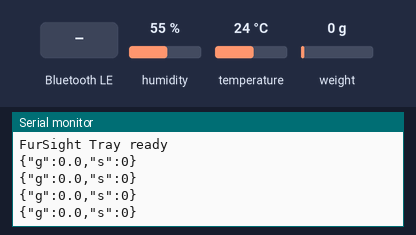
A sketch run on a simulated ESP32. Shown: the last lines printed to the serial monitor. The inputs (shaded band) are chosen by the test bench; at power-on: weight on the scale 0 g, humidity 55 %, temperature 24 °C. EEPROM starts erased; nothing arrives over Bluetooth unless stated; a phone connects over Bluetooth LE 3 s after start.

Above: at 3.7 s.
3.8 s: Bluetooth LE write "cal:1000" received
At 6.18 s:
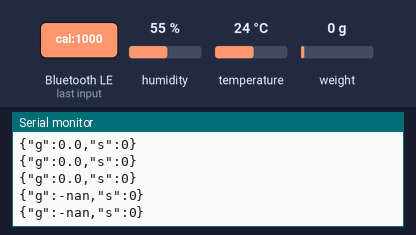
7.7 s: weight on the scale set to 100 g
At 7.93 s:
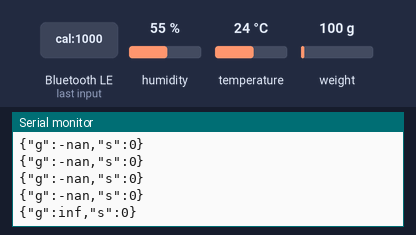
9.7 s: humidity set to 22 %
At 10.2 s:
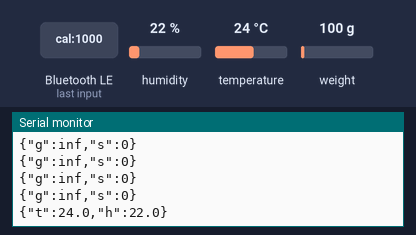

The sketch:

tray.ino
```cpp
// FurSight Tray: the litter tray's scale and climate sensor, on an ESP32.
//
// Four load cells under the tray feed an HX711; an SHT31 reads the air by his tray. The ESP32 shares both over
// Bluetooth LE, and the FurSight Tray page (Chrome on the pet cam computer) connects to it, spots visits, and logs
// them to his diary. The page does the thinking; this just measures, honestly and steadily.
//
// Bluetooth service (UUIDs below):
//   weight   notify, read  {"g":4521.3,"s":1}   grams on the tray (after zeroing), s = 1 when the reading is steady
//   climate  notify, read  {"t":22.4,"h":48.1}  °C and % humidity, every 10 s
//   command  write         "tare"               zero the scale (with the empty tray and litter on it)
//                          "cal:1000"           a known 1000 g weight is on the tray: work out the scale factor
// The scale factor and zero are kept in flash, so it remembers after a power cut.
//
// Wiring: HX711 DT -> GPIO 16, SCK -> GPIO 4, VCC -> 3V3, GND -> GND.
//         SHT31  SDA -> GPIO 21, SCL -> GPIO 22, VIN -> 3V3, GND -> GND.
// Libraries (Arduino Library Manager): "HX711" by Bogdan Necula, "Adafruit SHT31 Library".

#include <BLEDevice.h>
#include <BLEServer.h>
#include <BLE2902.h>
#include <Preferences.h>
#include <Wire.h>
#include <HX711.h>
#include <Adafruit_SHT31.h>

#define SERVICE_UUID "6f75a000-7e1c-4e2b-9b7a-46757253f001"
#define WEIGHT_UUID  "6f75a001-7e1c-4e2b-9b7a-46757253f001"
#define CLIMATE_UUID "6f75a002-7e1c-4e2b-9b7a-46757253f001"
#define COMMAND_UUID "6f75a003-7e1c-4e2b-9b7a-46757253f001"

const int HX_DT = 16, HX_SCK = 4;

HX711 scale;
Adafruit_SHT31 sht = Adafruit_SHT31();
Preferences prefs;
BLECharacteristic *weightChar, *climateChar;
bool connected = false, hasSht = false;
float factor = 420.0;   // raw units per gram: replaced by calibration
long zero = 0;

// the last few readings, to know when it has settled
const int N = 8;
float recent[N];
int filled = 0, pos = 0;

class Link : public BLEServerCallbacks {
  void onConnect(BLEServer *) override { connected = true; }
  void onDisconnect(BLEServer *s) override { connected = false; s->startAdvertising(); }   // let the page reconnect
};

class Commands : public BLECharacteristicCallbacks {
  void onWrite(BLECharacteristic *c) override {
    String cmd = String(c->getValue().c_str());
    cmd.trim();
    if (cmd == "tare") {
      zero = scale.read_average(20);
      prefs.putLong("zero", zero);
    } else if (cmd.startsWith("cal:")) {
      float grams = cmd.substring(4).toFloat();
      if (grams > 50) {
        long raw = scale.read_average(20);
        factor = (raw - zero) / grams;
        prefs.putFloat("factor", factor);
      }
    }
    filled = 0;   // the next reading starts a fresh steady check
  }
};

void setup() {
  Serial.begin(115200);
  prefs.begin("fursight", false);
  factor = prefs.getFloat("factor", factor);
  scale.begin(HX_DT, HX_SCK);
  zero = prefs.getLong("zero", 0);
  if (zero == 0) { delay(500); zero = scale.read_average(20); prefs.putLong("zero", zero); }

  Wire.begin(21, 22);
  hasSht = sht.begin(0x44);
  Serial.println(hasSht ? "SHT31 found" : "No SHT31: climate will be skipped");

  BLEDevice::init("FurSight Tray");
  BLEServer *server = BLEDevice::createServer();
  server->setCallbacks(new Link());
  BLEService *svc = server->createService(SERVICE_UUID);
  weightChar = svc->createCharacteristic(WEIGHT_UUID, BLECharacteristic::PROPERTY_READ | BLECharacteristic::PROPERTY_NOTIFY);
  weightChar->addDescriptor(new BLE2902());
  climateChar = svc->createCharacteristic(CLIMATE_UUID, BLECharacteristic::PROPERTY_READ | BLECharacteristic::PROPERTY_NOTIFY);
  climateChar->addDescriptor(new BLE2902());
  BLECharacteristic *cmd = svc->createCharacteristic(COMMAND_UUID, BLECharacteristic::PROPERTY_WRITE);
  cmd->setCallbacks(new Commands());
  svc->start();
  BLEAdvertising *adv = BLEDevice::getAdvertising();
  adv->addServiceUUID(SERVICE_UUID);
  adv->setScanResponse(true);
  BLEDevice::startAdvertising();
  Serial.println("FurSight Tray ready");
}

unsigned long lastWeight = 0, lastClimate = 0;

void loop() {
  unsigned long now = millis();

  // weight, four times a second
  if (now - lastWeight >= 250 && scale.is_ready()) {
    lastWeight = now;
    float g = (scale.read_average(2) - zero) / factor;
    recent[pos] = g; pos = (pos + 1) % N; if (filled < N) filled++;
    float lo = recent[0], hi = recent[0];
    for (int i = 1; i < filled; i++) { lo = min(lo, recent[i]); hi = max(hi, recent[i]); }
    bool steady = filled == N && (hi - lo) < 8;   // within 8 g over the last 2 seconds
    char msg[48];
    snprintf(msg, sizeof msg, "{\"g\":%.1f,\"s\":%d}", g, steady ? 1 : 0);
    weightChar->setValue(msg);
    if (connected) weightChar->notify();
    Serial.println(msg);
  }

  // climate, every 10 seconds
  if (hasSht && now - lastClimate >= 10000) {
    lastClimate = now;
    float t = sht.readTemperature(), h = sht.readHumidity();
    if (!isnan(t) && !isnan(h)) {
      char msg[48];
      snprintf(msg, sizeof msg, "{\"t\":%.1f,\"h\":%.1f}", t, h);
      climateChar->setValue(msg);
      if (connected) climateChar->notify();
      Serial.println(msg);
    }
  }
}
```

Measured:
- after the input at 3.8 s, the serial monitor: prints a new line after 2.0 s (image 1)
- after the input at 7.7 s, the serial monitor: prints a new line after 0.05 s (image 2)
- after the input at 9.7 s, the serial monitor: prints a new line after 0.34 s (image 3)
